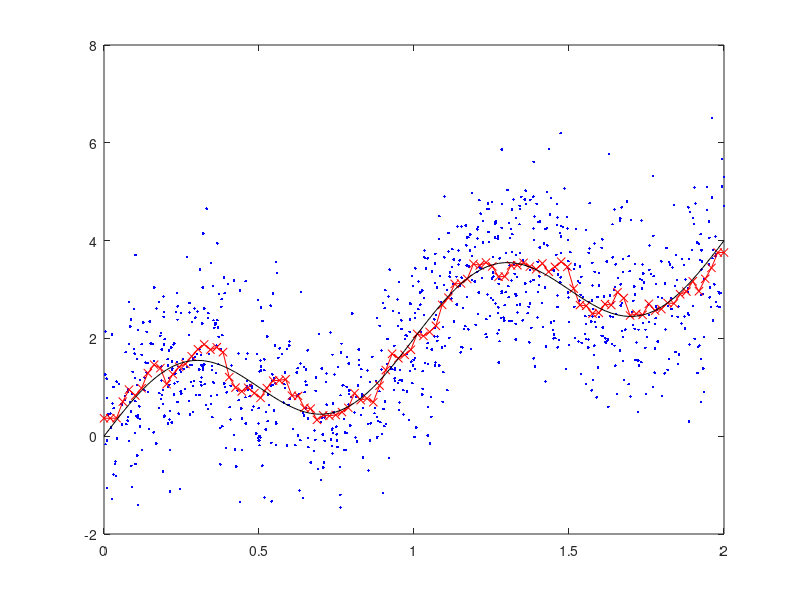

Source code (MATLAB):
N = 1000;
sigma = 1;

x_train = 2*rand(N, 1);
eps = sigma*randn(N, 1);
y_train = 2*x_train + sin(2*pi*x_train) + eps;

M = 100;
x_test = linspace(0,2,M)';

y_reg = 2*x_test + sin(2*pi*x_test);

K=25;
IDX = knnsearch(x_train, x_test, 'K', K);
for m=1:M
   y_predicted(m) = (1/K)*sum(y_train(IDX(m, :)));
end

plot(x_train, y_train, '.b', x_test, y_predicted, '-xr', x_test, y_reg, '-k')
